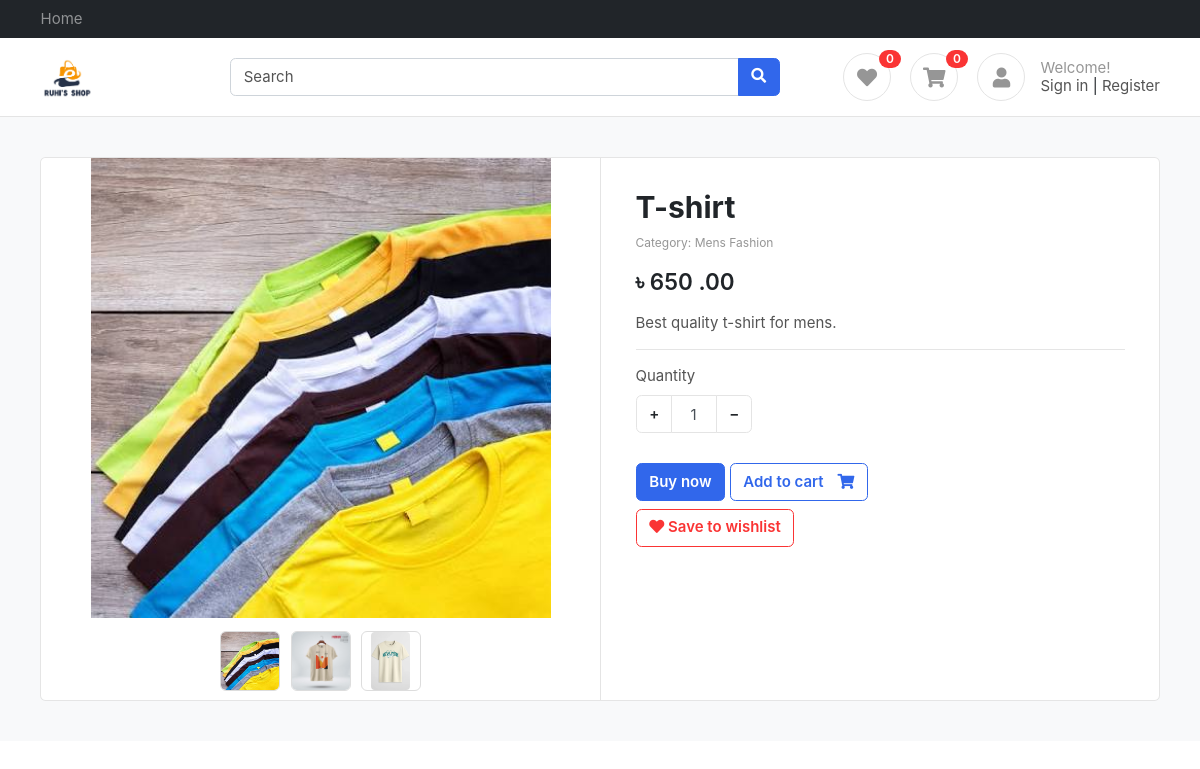
The page /products/t-shirt/ on the database as committed earlier.
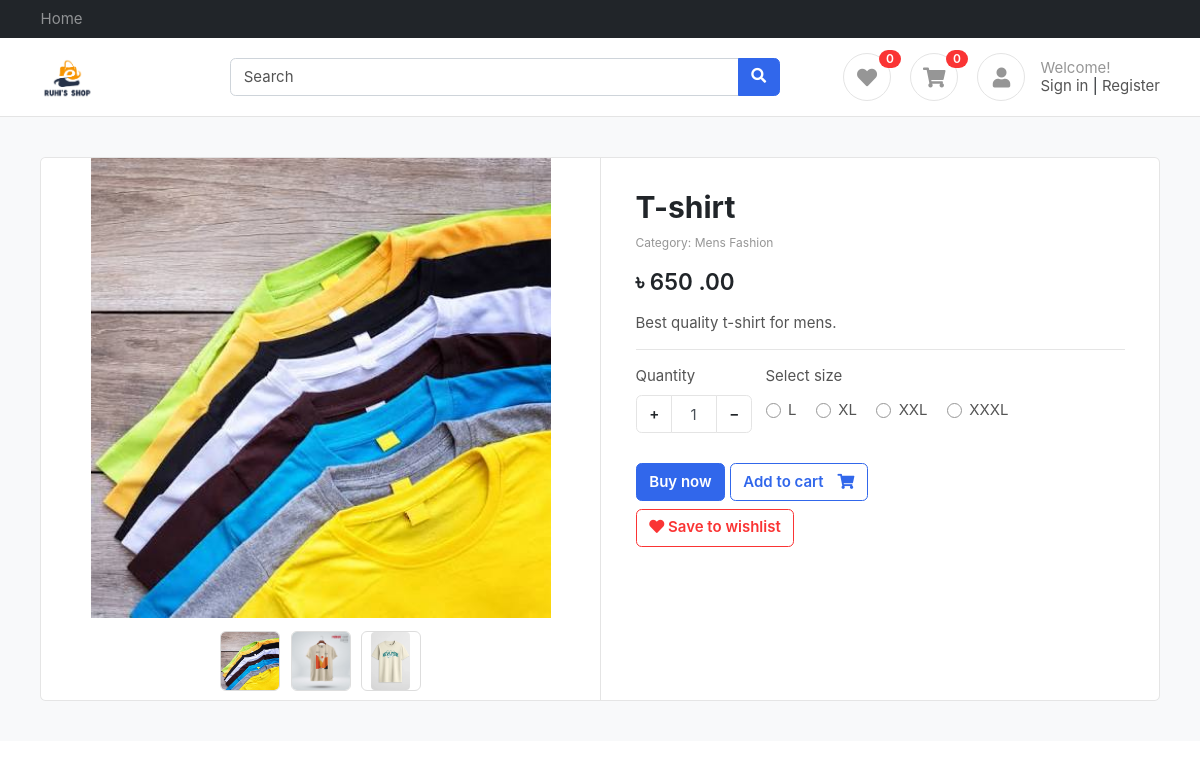
The same page on the database as committed later.
### products/models.py (models this page shows, shortened)
class ProductImage(BaseModel):
    product = models.ForeignKey(Product, on_delete=models.CASCADE, related_name="product_images")
    image = models.ImageField(upload_to="product")

class SizeVariation(BaseModel):
    size_name = models.CharField(max_length=100)
    price = models.IntegerField(default=0)

### products/views.py (the view)
# urls.py: path('<slug>/' , get_product , name="get_product" ),
def get_product(request, slug):
    try:
        product = Product.objects.get(slug=slug)
        context = { 'product': product }
        if request.GET.get('size'):
            size = request.GET.get('size')
            price = product.get_product_price_by_size(size)
            context['selected_size'] = size
            context['updated_price'] = price
            print(price)
        return render(request, 'product/product.html', context=context)
    except Exception as e:
        print(e)

### cart/cart.py (called while the page is built)
    def __len__(self):
        return sum(item['quantity'] for item in self.cart.values())

### cart/context_processors.py (called while the page is built)
def cart(request):
    return {'cart': Cart(request)}

def wishlist(request):
    return {'wishlist': Wishlist(request)}

### cart/wishlist.py (called while the page is built)
    @property
    def slugs(self):
        return self.wishlist

    def __len__(self):
        return len(self.wishlist)

### templates/product/product.html (shortened to what this page needs)
{% extends "base/base.html" %}
{% block start %}
<section class="section-content padding-y bg">
			<div class="container">
			<div class="card">
				<div class="row no-gutters">
					<aside class="col-md-6">
			<article class="gallery-wrap">
			<div class="img-big-wrap">
			  <div> <a href="#"><img src="/media/{{ product.product_images.first.image }}"></a></div>
			</div>
			<div class="thumbs-wrap">
				{% for image in product.product_images.all %}
			  <a href="#" class="item-thumb"> <img src="/media/{{ image.image }}"></a>
				{% endfor %}
			</div>
			</article>
					</aside>
					<main class="col-md-6 border-left">
			<article class="content-body">
			<h2 class="title">{{ product.product_name }}</h2>
			<p class="text-muted small mb-3">Category: {{ product.category.category_name }}</p>
			<div class="mb-3">
				<var class="price h4"><b>৳</b>
					{% if updated_price %}
					{{updated_price}}
					{% else %}
					{{ product.price }}
					{% endif %}
					.00</var>
			</div>
			<p>{{ product.product_description }}</p>
			<hr>
			<form action="{% url 'cart_add' product.slug %}" method="post">
				<div class="form-row">
					<div class="form-group col-md flex-grow-0">
						<label>Quantity</label>
						<div class="input-group mb-3 input-spinner">
						  <div class="input-group-prepend">
							<button class="btn btn-light" type="button" id="button-plus"> + </button>
						  </div>
						  <input type="text" name="quantity" class="form-control" value="1">
						  <div class="input-group-append">
							<button class="btn btn-light" type="button" id="button-minus"> − </button>
						  </div>
						</div>
					</div>
					{% if product.size_variation.count %}
					<div class="form-group col-md">
							<label>Select size</label>
							<div class="mt-1">
								{% for size in product.size_variation.all %}
								<label class="custom-control custom-radio custom-control-inline">
								  <div class="custom-control-label">{{ size.size_name }}</div>
								</label>
								{% endfor %}
							</div>
					</div>
					{% endif %}
				</div>
				<button type="submit" name="buy_now" value="1" class="btn  btn-primary"> Buy now </button>
				<button type="submit" class="btn  btn-outline-primary"> <span class="text">Add to cart</span> <i class="fas fa-shopping-cart"></i>  </button>
			</form>
			<a href="{% url 'wishlist_toggle' product.slug %}" class="btn btn-outline-danger mt-2">
				<i class="fa fa-heart {% if product.slug in wishlist.slugs %}text-danger{% endif %}"></i>
				{% if product.slug in wishlist.slugs %} Saved to wishlist {% else %} Save to wishlist {% endif %}
			</a>
			</article>
					</main>
				</div>
			</div>
			</div>
			</section>
{% endblock %}

Rows that differ between the two databases and show on the page:
added SizeVariation: size_name "L"
added SizeVariation: size_name "XL"
added SizeVariation: size_name "XXL"
added SizeVariation: size_name "XXXL"
Other text that changed with them:
text now shown: "Select size"
